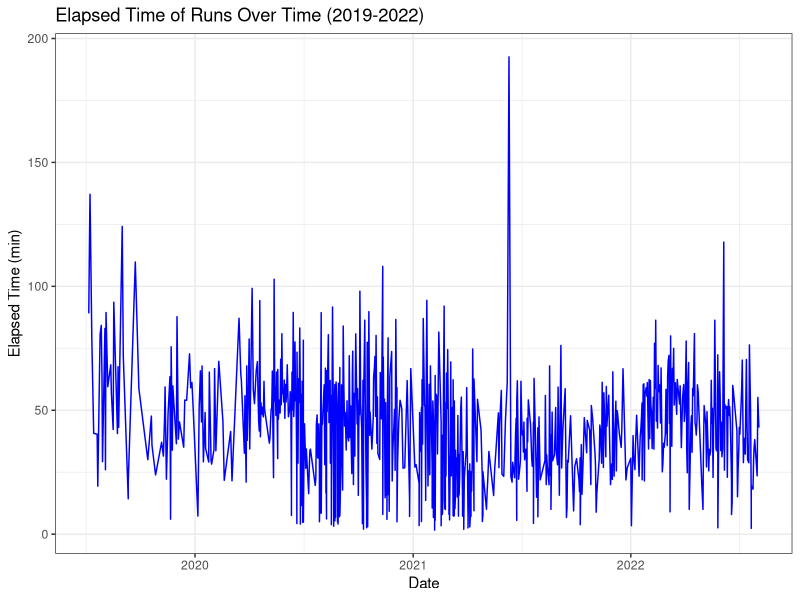
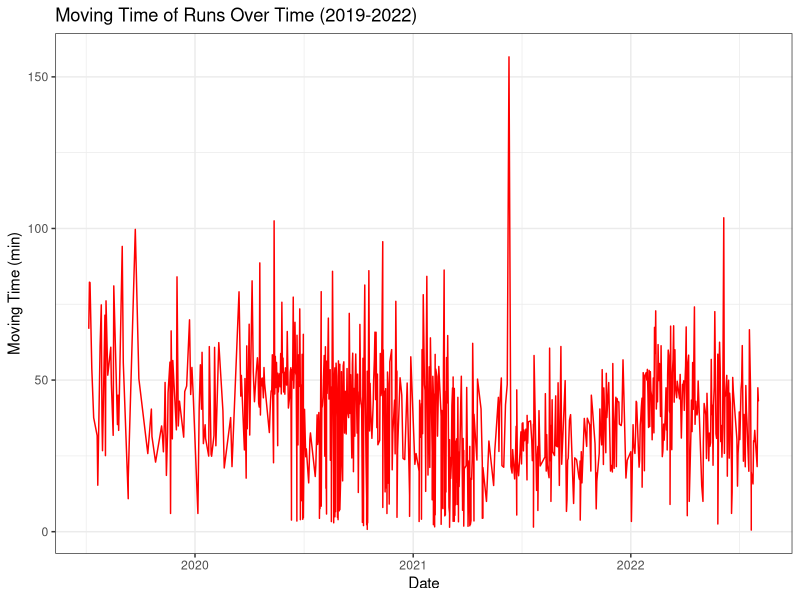
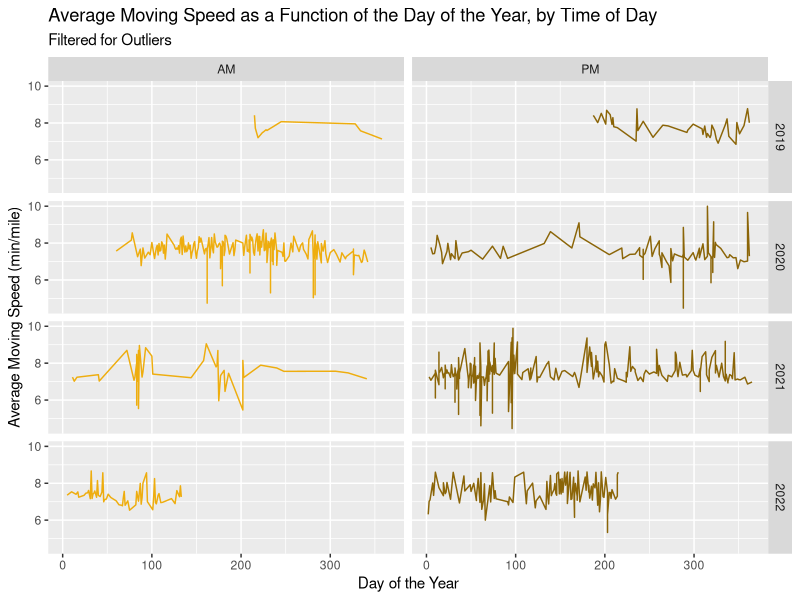
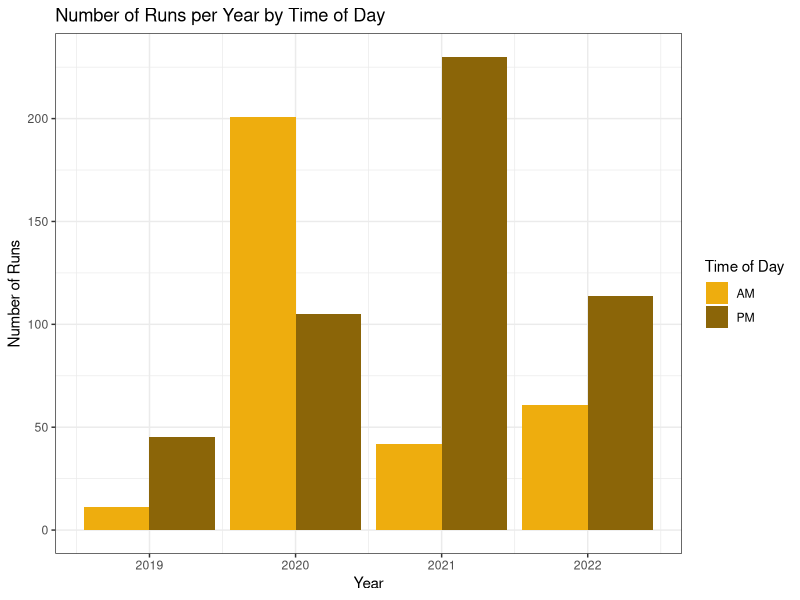
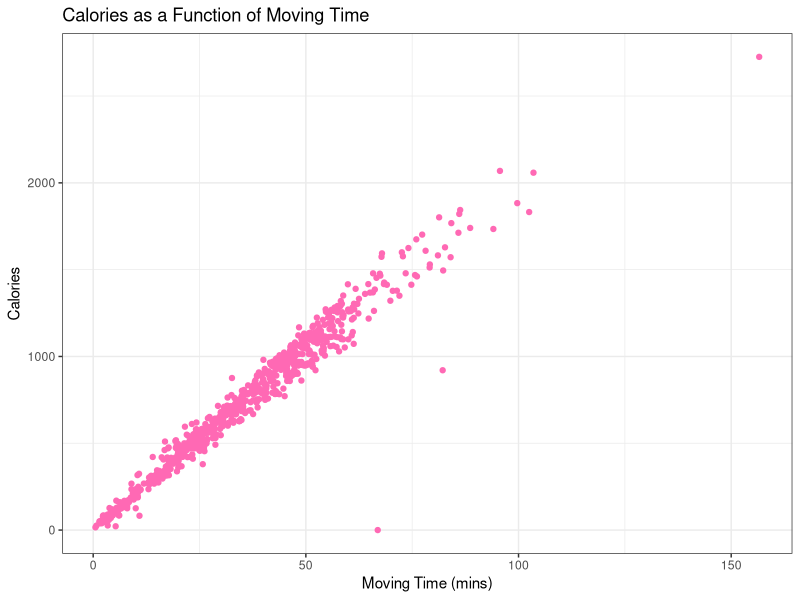
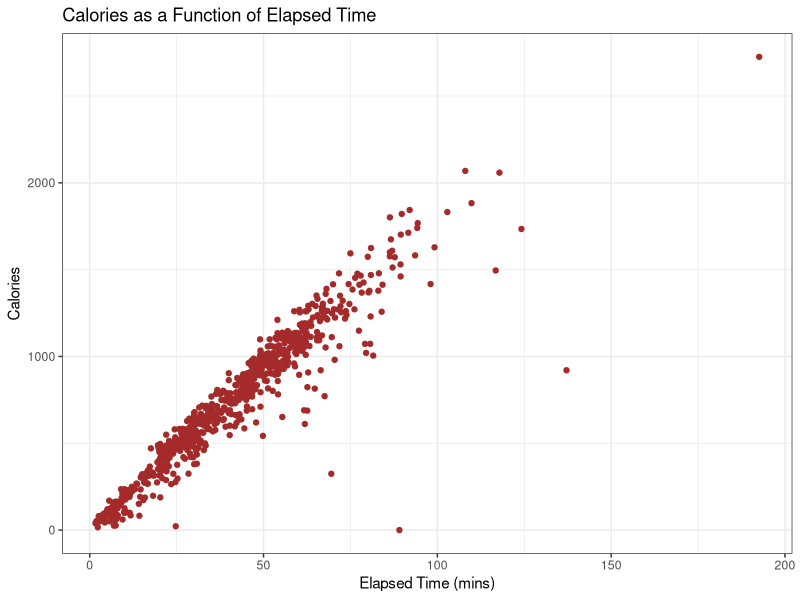
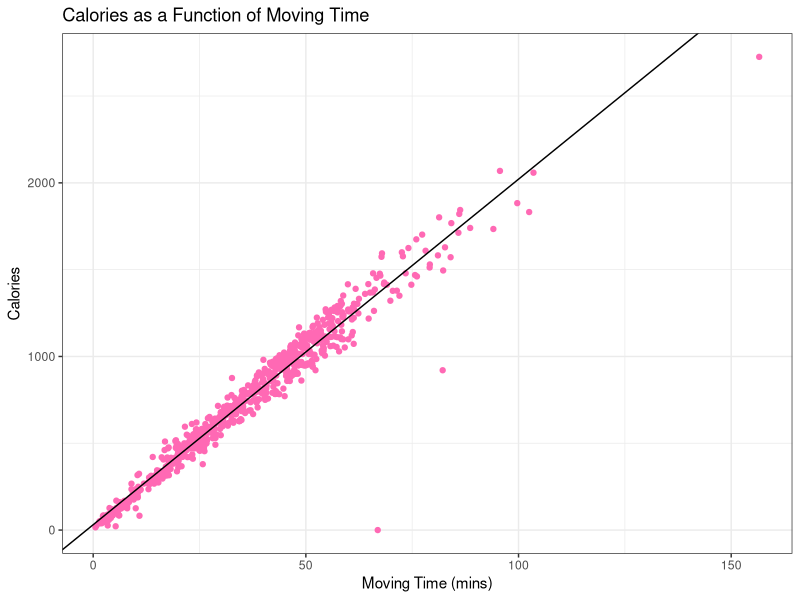
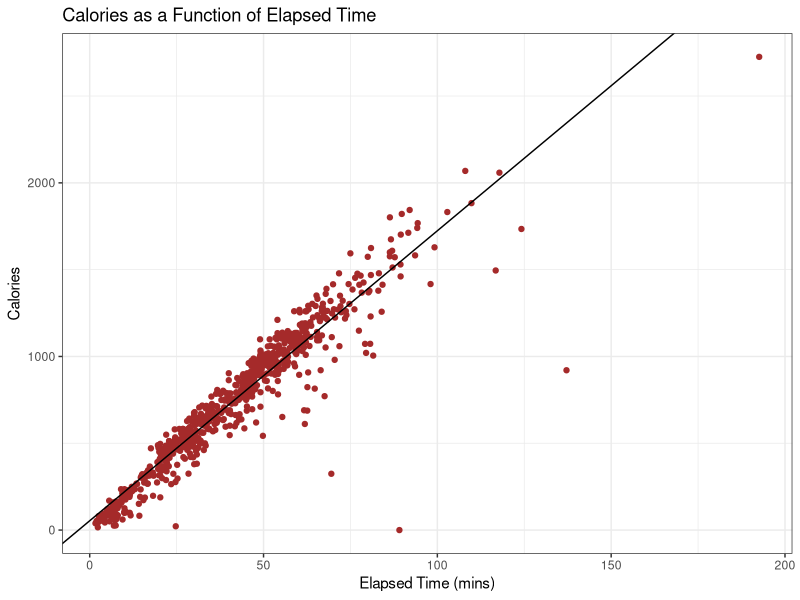

Source code (R) for these figures, in order:
## ---- chunk 1
knitr::opts_chunk$set(echo = TRUE)
library(tidyverse)
library(lubridate)

activities <- read_csv("activities.csv")
## ---- chunk 2
# Converting columns into a more usable format and selecting relevant columns
activities_analysis <- activities %>%
  mutate(Distance = Distance...17 * 0.000621371,
         ElapsedTime = `Elapsed Time...6` / 60,
         MovingTime = `Moving Time` / 60,
         AvgSpeedE = ElapsedTime / Distance,
         AvgSpeedM = MovingTime / Distance) %>%
  select(`Activity Date`, `Activity Name`, `Activity Description`, ElapsedTime, 
         Distance, MovingTime, `Max Speed`, AvgSpeedE, AvgSpeedM, `Elevation Gain`,
         `Elevation Loss`, `Elevation Low`, `Elevation High`, `Max Grade`, `Average Grade`,
         Calories)

# Time zone issues:  Converting to my time zone (PST) and having a vector for the hour of day
activities_analysis <- mutate(activities_analysis, hr_vector = ifelse(hour(mdy_hms(`Activity Date`)) <= 7,
                                               hour(mdy_hms(`Activity Date`)) + 17,
                                               hour(mdy_hms(`Activity Date`)) - 7))


# Renaming Date column
activities_analysis <- rename(activities_analysis, "Date" = "Activity Date")

# Reformatting Date column
activities_analysis$Date <- mdy_hms(activities_analysis$Date)

# Isolating the year, the day of the year, and whether or not the run was in the morning or afternoon
activities_analysis <- activities_analysis %>%
  mutate(Year = year(Date), 
         dayofyr = yday(Date), 
         AMPM = ifelse(hr_vector < 12, "AM", "PM"))
## ---- chunk 3
ggplot(activities_analysis, aes(Date, ElapsedTime)) +
  geom_line(color = "blue") +
  ggtitle("Elapsed Time of Runs Over Time (2019-2022)") +
  ylab("Elapsed Time (min)") +
  theme_bw()

ggplot(activities_analysis, aes(Date, MovingTime)) +
  geom_line(color = "red") +
  ggtitle("Moving Time of Runs Over Time (2019-2022)") +
  ylab("Moving Time (min)") +
  theme_bw()
## ---- chunk 4
filter(activities_analysis, MovingTime > 150)
## ---- chunk 5
# These apparently were my easy runs
filter(activities_analysis, !is.na(str_match(activities_analysis$`Activity Name`, "Easy")))

keywords <- c("Recovery", "Tempo", "Threshold", "Stuff")
for(word in keywords) {
  print(filter(activities_analysis, !is.na(str_match(activities_analysis$`Activity Name`, word))))
}
## ---- chunk 6
fastactiv <- activities_analysis %>%
  filter(AvgSpeedM < 10, AvgSpeedE < 25)

ggplot(fastactiv, aes(dayofyr, AvgSpeedM)) +
  geom_line(aes(color = AMPM)) +
  facet_grid(Year ~ AMPM) +
  xlab("Day of the Year") +
  ylab("Average Moving Speed (min/mile)") +
  theme(legend.position = "none") +
  ggtitle("Average Moving Speed as a Function of the Day of the Year, by Time of Day", 
          subtitle = "Filtered for Outliers") +
  scale_color_manual(values = c("darkgoldenrod2", "darkgoldenrod4"))
## ---- chunk 7
# nactyampm = Number of activities, by AM vs PM
nactyampm <- activities_analysis %>%
  group_by(Year, AMPM) %>%
  summarize(n = n())

ggplot(nactyampm) +
  geom_bar(aes(Year, n, fill = AMPM), 
           stat = "identity", 
           position = "dodge") +
  ylab("Number of Runs") +
  ggtitle("Number of Runs per Year by Time of Day") +
  labs(fill = "Time of Day") +
  scale_fill_manual(values = c("darkgoldenrod2", "darkgoldenrod4")) +
  theme_bw()
## ---- chunk 8
ggplot(activities_analysis, aes(MovingTime, Calories)) +
  geom_point(color = "hotpink") +
  ggtitle("Calories as a Function of Moving Time") +
  xlab("Moving Time (mins)") +
  theme_bw()

ggplot(activities_analysis, aes(ElapsedTime, Calories)) +
  geom_point(color = "brown") +
  ggtitle("Calories as a Function of Elapsed Time") +
  xlab("Elapsed Time (mins)") +
  theme_bw()
## ---- chunk 9
# Model for calories versus moving time
caloriemodelmov <- lm(Calories ~ MovingTime, data = activities_analysis)
summary(caloriemodelmov)

# Model for calories versus elapsed time
caloriemodelelapsed <- lm(Calories ~ ElapsedTime, data = activities_analysis)
summary(caloriemodelelapsed)

# Visualizations
ggplot(activities_analysis, aes(MovingTime, Calories)) +
  geom_point(color = "hotpink") +
  geom_abline(intercept = caloriemodelmov$coefficients[1], 
              slope = caloriemodelmov$coefficients[2]) +
  ggtitle("Calories as a Function of Moving Time") +
  xlab("Moving Time (mins)") +
  theme_bw()

ggplot(activities_analysis, aes(ElapsedTime, Calories)) +
  geom_point(color = "brown") +
  geom_abline(intercept = caloriemodelelapsed$coefficients[1], 
              slope = caloriemodelelapsed$coefficients[2]) +
  ggtitle("Calories as a Function of Elapsed Time") +
  xlab("Elapsed Time (mins)") +
  theme_bw()
## ---- chunk 10
# Model for calories versus average moving speed
caloriemodelmspd <- lm(Calories ~ AvgSpeedM, data = activities_analysis)
summary(caloriemodelmspd)

# Model for calories versus average elapsed speed
caloriemodelespd <- lm(Calories ~ AvgSpeedE, data = activities_analysis)
summary(caloriemodelespd)
## ---- chunk 11
ggplot(activities_analysis, aes(AvgSpeedM, Calories)) +
  geom_point(color = "darkred") +
  geom_abline(intercept = caloriemodelmspd$coefficients[1],
              slope = caloriemodelmspd$coefficients[2]) +
  ggtitle("Calories as a Function of Average Speed (Moving)") +
  xlab("Average Speed (mins/mile)") +
  theme_bw()

ggplot(activities_analysis, aes(AvgSpeedE, Calories)) +
  geom_point(color = "darkgreen") +
  geom_abline(intercept = caloriemodelespd$coefficients[1],
              slope = caloriemodelespd$coefficients[2]) +
  ggtitle("Calories as a Function of Average Speed (Elapsed)") +
  xlab("Average Speed (mins/mile)") +
  theme_bw()
## ---- chunk 12
# These models factor in outliers from the too slow runs
outliers_calories_e <- lm(Calories ~ AvgSpeedE, data = fastactiv)
summary(outliers_calories_e)
outliers_calories_m <- lm(Calories ~ AvgSpeedM, data = fastactiv)
summary(outliers_calories_m)

ggplot(fastactiv, aes(AvgSpeedM, Calories)) +
  geom_point(color = "darkred") +
  geom_abline(intercept = caloriemodelmspd$coefficients[1],
              slope = caloriemodelmspd$coefficients[2]) +
  geom_abline(intercept = outliers_calories_m$coefficients[1],
              slope = outliers_calories_m$coefficients[2],
              color = "red") +
  ggtitle("Calories as a Function of Average Speed (Moving)") +
  xlab("Average Speed (mins/mile)") +
  theme_bw()

ggplot(fastactiv, aes(AvgSpeedE, Calories)) +
  geom_point(color = "darkgreen") +
  geom_abline(intercept = caloriemodelespd$coefficients[1],
              slope = caloriemodelespd$coefficients[2]) +
  geom_abline(intercept = outliers_calories_e$coefficients[1],
              slope = outliers_calories_e$coefficients[2],
              color = "red") +
  ggtitle("Calories as a Function of Average Speed (Elapsed)") +
  xlab("Average Speed (mins/mile)") +
  theme_bw()
## ---- chunk 13
caloriemodelint <- lm(Calories ~ MovingTime * AvgSpeedM, data = fastactiv)
summary(caloriemodelint)
## ---- chunk 14
calsf <- function(index) {
  p1 <- activities_analysis[index,]$MovingTime
  p2 <- activities_analysis[index,]$AvgSpeedM
  actualcalsburned <- activities_analysis[index,]$Calories
  interactionpred <- 18.3325 + (42.1752 * p1) + (-0.8559 * p2) + (-2.8583 * p1 * p2)
  movtimpred <- 19.9026 * p1
  return(data.frame(interactionpred, movtimpred, actualcalsburned))
}

rbind("400" = calsf(400), "300" = calsf(300), "100" = calsf(100))
## ---- chunk 15
p <- rep(NA, nrow(activities_analysis))
for (i in 1:nrow(activities_analysis)) {
  residint <- abs(calsf(i)$actualcalsburned - calsf(i)$interactionpred)
  residtime <- abs(calsf(i)$actualcalsburned - calsf(i)$movtimpred)
  if (residint > residtime) {
    p[i] <- T
  } else {
    p[i] <- F
  }
}
sum(p) / nrow(activities_analysis)
